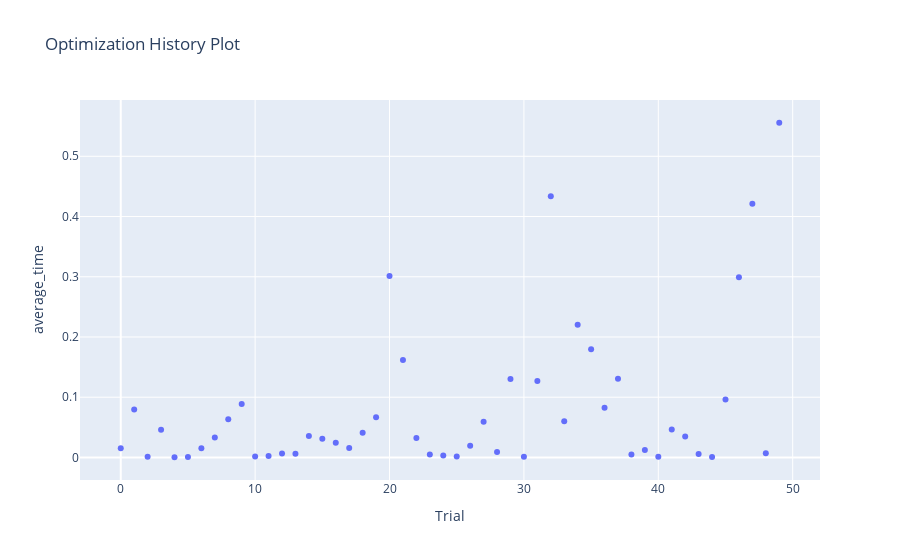

Notebook cell for this chart:
### Code cell
plot_optimization_history(lsh_study, target = lambda t: t.values[1], target_name = 'average_time')

### Figure 1 — Plotly figure (JSON) as saved in the notebook; plotly's stock layout.template omitted (floating-point values rounded to 4 significant figures)
{"data": [{"mode": "markers", "name": "average_time", "type": "scatter", "x": [0, 1, 2, 3, 4, 5, 6, 7, 8, 9, 10, 11, 12, 13, 14, 15, 16, 17, 18, 19, 20, 21, 22, 23, 24, 25, 26, 27, 28, 29, 30, 31, 32, 33, 34, 35, 36, 37, 38, 39, 40, 41, 42, 43, 44, 45, 46, 47, 48, 49], "y": [0.01533, 0.07965, 0.0009852, 0.04599, 0.0003581, 0.0006931, 0.01528, 0.03314, 0.06351, 0.0888, 0.001655, 0.0024, 0.00647, 0.005973, 0.03567, 0.03119, 0.02425, 0.01578, 0.04083, 0.06659, 0.3013, 0.162, 0.03232, 0.004987, 0.003079, 0.001637, 0.01947, 0.05925, 0.009024, 0.1303, 0.001009, 0.1268, 0.4336, 0.06004, 0.2203, 0.1796, 0.08235, 0.1305, 0.004842, 0.01228, 0.001237, 0.0464, 0.03489, 0.005938, 0.0006727, 0.09641, 0.299, 0.4211, 0.006809, 0.5557]}, {"marker": {"color": "#cccccc"}, "mode": "markers", "name": "Infeasible Trial", "showlegend": false, "type": "scatter", "x": [], "y": []}], "layout": {"title": {"text": "Optimization History Plot"}, "xaxis": {"title": {"text": "Trial"}}, "yaxis": {"title": {"text": "average_time"}}}}
